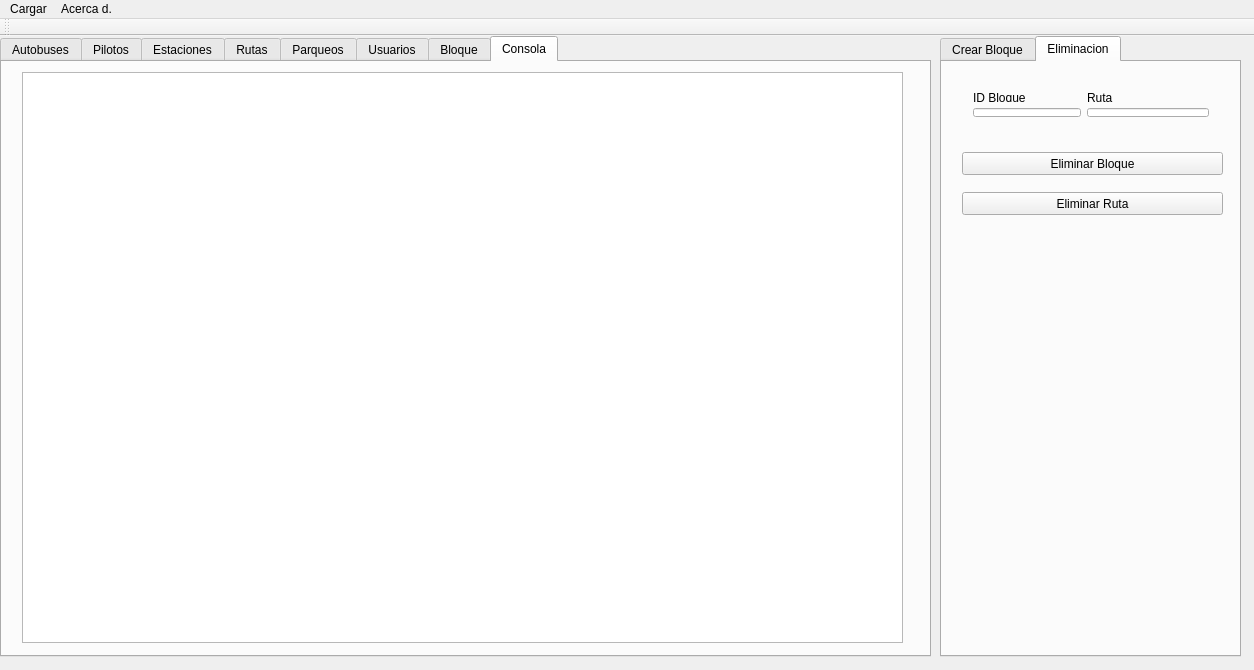
<?xml version="1.0" encoding="UTF-8"?>
<ui version="4.0">
 <class>MainWindow</class>
 <widget class="QMainWindow" name="MainWindow">
  <property name="geometry">
   <rect>
    <x>0</x>
    <y>0</y>
    <width>1254</width>
    <height>670</height>
   </rect>
  </property>
  <property name="windowTitle">
   <string>Proyecto2</string>
  </property>
  <widget class="QWidget" name="centralWidget">
   <widget class="QTabWidget" name="tabWidget">
    <property name="geometry">
     <rect>
      <x>0</x>
      <y>0</y>
      <width>931</width>
      <height>621</height>
     </rect>
    </property>
    <property name="currentIndex">
     <number>7</number>
    </property>
    <widget class="QWidget" name="tab">
     <attribute name="title">
      <string>Autobuses</string>
     </attribute>
     <layout class="QGridLayout" name="gridLayout_6">
      <item row="0" column="0">
       <widget class="QScrollArea" name="scrollArea">
        <property name="widgetResizable">
         <bool>true</bool>
        </property>
        <widget class="QWidget" name="scrollAreaWidgetContents">
         <property name="geometry">
          <rect>
           <x>0</x>
           <y>0</y>
           <width>907</width>
           <height>572</height>
          </rect>
         </property>
         <layout class="QGridLayout" name="gridLayout">
          <item row="0" column="0">
           <widget class="QLabel" name="label">
            <property name="text">
             <string/>
            </property>
           </widget>
          </item>
         </layout>
        </widget>
       </widget>
      </item>
     </layout>
    </widget>
    <widget class="QWidget" name="tab_2">
     <attribute name="title">
      <string>Pilotos</string>
     </attribute>
     <layout class="QGridLayout" name="gridLayout_13">
      <item row="0" column="0">
       <widget class="QScrollArea" name="scrollArea_2">
        <property name="widgetResizable">
         <bool>true</bool>
        </property>
        <widget class="QWidget" name="scrollAreaWidgetContents_2">
         <property name="geometry">
          <rect>
           <x>0</x>
           <y>0</y>
           <width>907</width>
           <height>572</height>
          </rect>
         </property>
         <layout class="QGridLayout" name="gridLayout_7">
          <item row="0" column="0">
           <widget class="QLabel" name="label_7">
            <property name="text">
             <string/>
            </property>
           </widget>
          </item>
         </layout>
        </widget>
       </widget>
      </item>
     </layout>
    </widget>
    <widget class="QWidget" name="tab_3">
     <attribute name="title">
      <string>Estaciones</string>
     </attribute>
     <layout class="QGridLayout" name="gridLayout_14">
      <item row="0" column="0">
       <widget class="QScrollArea" name="scrollArea_3">
        <property name="widgetResizable">
         <bool>true</bool>
        </property>
        <widget class="QWidget" name="scrollAreaWidgetContents_3">
         <property name="geometry">
          <rect>
           <x>0</x>
           <y>0</y>
           <width>907</width>
           <height>572</height>
          </rect>
         </property>
         <layout class="QGridLayout" name="gridLayout_8">
          <item row="0" column="0">
           <widget class="QLabel" name="label_8">
            <property name="text">
             <string/>
            </property>
           </widget>
          </item>
         </layout>
        </widget>
       </widget>
      </item>
     </layout>
    </widget>
    <widget class="QWidget" name="tab_4">
     <attribute name="title">
      <string>Rutas</string>
     </attribute>
     <layout class="QGridLayout" name="gridLayout_15">
      <item row="0" column="0">
       <widget class="QScrollArea" name="scrollArea_4">
        <property name="widgetResizable">
         <bool>true</bool>
        </property>
        <widget class="QWidget" name="scrollAreaWidgetContents_4">
         <property name="geometry">
          <rect>
           <x>0</x>
           <y>0</y>
           <width>907</width>
           <height>572</height>
          </rect>
         </property>
         <layout class="QGridLayout" name="gridLayout_9">
          <item row="0" column="0">
           <widget class="QLabel" name="label_9">
            <property name="text">
             <string/>
            </property>
           </widget>
          </item>
         </layout>
        </widget>
       </widget>
      </item>
     </layout>
    </widget>
    <widget class="QWidget" name="tab_5">
     <attribute name="title">
      <string>Parqueos</string>
     </attribute>
     <layout class="QGridLayout" name="gridLayout_16">
      <item row="0" column="0">
       <widget class="QScrollArea" name="scrollArea_5">
        <property name="widgetResizable">
         <bool>true</bool>
        </property>
        <widget class="QWidget" name="scrollAreaWidgetContents_5">
         <property name="geometry">
          <rect>
           <x>0</x>
           <y>0</y>
           <width>907</width>
           <height>572</height>
          </rect>
         </property>
         <layout class="QGridLayout" name="gridLayout_10">
          <item row="0" column="0">
           <widget class="QLabel" name="label_10">
            <property name="text">
             <string/>
            </property>
           </widget>
          </item>
         </layout>
        </widget>
       </widget>
      </item>
     </layout>
    </widget>
    <widget class="QWidget" name="tab_6">
     <attribute name="title">
      <string>Usuarios</string>
     </attribute>
     <layout class="QGridLayout" name="gridLayout_17">
      <item row="0" column="0">
       <widget class="QScrollArea" name="scrollArea_6">
        <property name="widgetResizable">
         <bool>true</bool>
        </property>
        <widget class="QWidget" name="scrollAreaWidgetContents_6">
         <property name="geometry">
          <rect>
           <x>0</x>
           <y>0</y>
           <width>907</width>
           <height>572</height>
          </rect>
         </property>
         <layout class="QGridLayout" name="gridLayout_11">
          <item row="0" column="0">
           <widget class="QLabel" name="label_11">
            <property name="text">
             <string/>
            </property>
           </widget>
          </item>
         </layout>
        </widget>
       </widget>
      </item>
     </layout>
    </widget>
    <widget class="QWidget" name="tab_7">
     <attribute name="title">
      <string>Bloque</string>
     </attribute>
     <layout class="QGridLayout" name="gridLayout_18">
      <item row="0" column="0">
       <widget class="QScrollArea" name="scrollArea_7">
        <property name="widgetResizable">
         <bool>true</bool>
        </property>
        <widget class="QWidget" name="scrollAreaWidgetContents_7">
         <property name="geometry">
          <rect>
           <x>0</x>
           <y>0</y>
           <width>907</width>
           <height>572</height>
          </rect>
         </property>
         <layout class="QGridLayout" name="gridLayout_12">
          <item row="0" column="0">
           <widget class="QLabel" name="label_12">
            <property name="text">
             <string/>
            </property>
           </widget>
          </item>
         </layout>
        </widget>
       </widget>
      </item>
     </layout>
    </widget>
    <widget class="QWidget" name="tab_8">
     <attribute name="title">
      <string>Consola</string>
     </attribute>
     <widget class="QTextEdit" name="textEdit">
      <property name="geometry">
       <rect>
        <x>20</x>
        <y>10</y>
        <width>881</width>
        <height>571</height>
       </rect>
      </property>
     </widget>
    </widget>
   </widget>
   <widget class="QTabWidget" name="tabWidget_2">
    <property name="geometry">
     <rect>
      <x>940</x>
      <y>0</y>
      <width>301</width>
      <height>621</height>
     </rect>
    </property>
    <property name="currentIndex">
     <number>1</number>
    </property>
    <widget class="QWidget" name="tab_9">
     <attribute name="title">
      <string>Crear Bloque</string>
     </attribute>
     <widget class="QWidget" name="layoutWidget">
      <property name="geometry">
       <rect>
        <x>10</x>
        <y>10</y>
        <width>281</width>
        <height>75</height>
       </rect>
      </property>
      <layout class="QGridLayout" name="gridLayout_3">
       <item row="0" column="0" colspan="4">
        <widget class="QPushButton" name="pushButton">
         <property name="text">
          <string>Crear Bloque</string>
         </property>
        </widget>
       </item>
       <item row="1" column="3">
        <widget class="QLabel" name="label_14">
         <property name="text">
          <string>Estacion</string>
         </property>
        </widget>
       </item>
       <item row="2" column="3">
        <widget class="QLineEdit" name="lineEdit_7"/>
       </item>
       <item row="2" column="0" colspan="2">
        <widget class="QLineEdit" name="lineEdit_5"/>
       </item>
       <item row="2" column="2">
        <widget class="QLineEdit" name="lineEdit_6"/>
       </item>
       <item row="1" column="2">
        <widget class="QLabel" name="label_13">
         <property name="text">
          <string>Ruta</string>
         </property>
        </widget>
       </item>
       <item row="1" column="0">
        <widget class="QLabel" name="label_2">
         <property name="text">
          <string>ID Bloque</string>
         </property>
        </widget>
       </item>
      </layout>
     </widget>
     <widget class="QWidget" name="layoutWidget">
      <property name="geometry">
       <rect>
        <x>10</x>
        <y>130</y>
        <width>282</width>
        <height>208</height>
       </rect>
      </property>
      <layout class="QGridLayout" name="gridLayout_2">
       <item row="0" column="0">
        <widget class="QLabel" name="label_5">
         <property name="text">
          <string>Piloto </string>
         </property>
        </widget>
       </item>
       <item row="0" column="1">
        <widget class="QLineEdit" name="lineEdit_3"/>
       </item>
       <item row="0" column="2">
        <widget class="QPushButton" name="pushButton_3">
         <property name="text">
          <string>Agregar</string>
         </property>
        </widget>
       </item>
       <item row="1" column="0">
        <widget class="QLabel" name="label_6">
         <property name="text">
          <string> Autobus  </string>
         </property>
        </widget>
       </item>
       <item row="1" column="1">
        <widget class="QLineEdit" name="lineEdit_4"/>
       </item>
       <item row="2" column="1">
        <widget class="QLineEdit" name="lineEdit"/>
       </item>
       <item row="1" column="2">
        <widget class="QPushButton" name="pushButton_4">
         <property name="text">
          <string>Agregar</string>
         </property>
        </widget>
       </item>
       <item row="2" column="0">
        <widget class="QLabel" name="label_3">
         <property name="text">
          <string> Ruta  </string>
         </property>
        </widget>
       </item>
       <item row="2" column="2">
        <widget class="QPushButton" name="pushButton_2">
         <property name="text">
          <string>Agregar</string>
         </property>
        </widget>
       </item>
      </layout>
     </widget>
     <widget class="QPushButton" name="pushButton_6">
      <property name="geometry">
       <rect>
        <x>10</x>
        <y>450</y>
        <width>281</width>
        <height>23</height>
       </rect>
      </property>
      <property name="text">
       <string>Mostrar Estacion Individual</string>
      </property>
     </widget>
     <widget class="QPushButton" name="pushButton_5">
      <property name="geometry">
       <rect>
        <x>10</x>
        <y>400</y>
        <width>281</width>
        <height>23</height>
       </rect>
      </property>
      <property name="text">
       <string>Mostrar Bloque Individual</string>
      </property>
     </widget>
    </widget>
    <widget class="QWidget" name="tab_10">
     <attribute name="title">
      <string>Eliminacion</string>
     </attribute>
     <widget class="QPushButton" name="pushButton_7">
      <property name="geometry">
       <rect>
        <x>20</x>
        <y>90</y>
        <width>261</width>
        <height>23</height>
       </rect>
      </property>
      <property name="text">
       <string>Eliminar Bloque</string>
      </property>
     </widget>
     <widget class="QPushButton" name="pushButton_8">
      <property name="geometry">
       <rect>
        <x>20</x>
        <y>130</y>
        <width>261</width>
        <height>23</height>
       </rect>
      </property>
      <property name="text">
       <string>Eliminar Ruta</string>
      </property>
     </widget>
     <widget class="QWidget" name="">
      <property name="geometry">
       <rect>
        <x>20</x>
        <y>20</y>
        <width>258</width>
        <height>46</height>
       </rect>
      </property>
      <layout class="QFormLayout" name="formLayout">
       <item row="0" column="0">
        <widget class="QLabel" name="label_4">
         <property name="text">
          <string>ID Bloque</string>
         </property>
        </widget>
       </item>
       <item row="0" column="1">
        <widget class="QLabel" name="label_15">
         <property name="text">
          <string>Ruta</string>
         </property>
        </widget>
       </item>
       <item row="1" column="0">
        <widget class="QLineEdit" name="lineEdit_9"/>
       </item>
       <item row="1" column="1">
        <widget class="QLineEdit" name="lineEdit_8"/>
       </item>
      </layout>
     </widget>
    </widget>
   </widget>
  </widget>
  <widget class="QMenuBar" name="menuBar">
   <property name="geometry">
    <rect>
     <x>0</x>
     <y>0</y>
     <width>1254</width>
     <height>20</height>
    </rect>
   </property>
   <widget class="QMenu" name="menuMenu">
    <property name="title">
     <string>Cargar</string>
    </property>
    <addaction name="actionCargar_Archivo"/>
    <addaction name="actionPilotos"/>
    <addaction name="actionEstaciones"/>
    <addaction name="actionRutas"/>
    <addaction name="actionParqueos"/>
    <addaction name="actionUsuarios"/>
    <addaction name="actionTransacciones"/>
    <addaction name="actionEncryptar"/>
    <addaction name="actionDesencryptar"/>
   </widget>
   <widget class="QMenu" name="menuAcerca_d">
    <property name="title">
     <string>Acerca d.</string>
    </property>
    <addaction name="actionInfo"/>
   </widget>
   <addaction name="menuMenu"/>
   <addaction name="menuAcerca_d"/>
  </widget>
  <widget class="QToolBar" name="mainToolBar">
   <attribute name="toolBarArea">
    <enum>TopToolBarArea</enum>
   </attribute>
   <attribute name="toolBarBreak">
    <bool>false</bool>
   </attribute>
  </widget>
  <action name="actionCargar_Archivo">
   <property name="text">
    <string>Autobuses</string>
   </property>
  </action>
  <action name="actionPilotos">
   <property name="text">
    <string>Pilotos</string>
   </property>
  </action>
  <action name="actionEstaciones">
   <property name="text">
    <string>Estaciones</string>
   </property>
  </action>
  <action name="actionRutas">
   <property name="text">
    <string>Rutas</string>
   </property>
  </action>
  <action name="actionParqueos">
   <property name="text">
    <string>Parqueos</string>
   </property>
  </action>
  <action name="actionUsuarios">
   <property name="text">
    <string>Usuarios</string>
   </property>
  </action>
  <action name="actionTransacciones">
   <property name="text">
    <string>Transacciones</string>
   </property>
  </action>
  <action name="actionEncryptar">
   <property name="text">
    <string>Encryptar</string>
   </property>
  </action>
  <action name="actionDesencryptar">
   <property name="text">
    <string>Desencryptar</string>
   </property>
  </action>
  <action name="actionInfo">
   <property name="text">
    <string>Info</string>
   </property>
  </action>
 </widget>
 <layoutdefault spacing="6" margin="11"/>
 <resources/>
 <connections/>
</ui>
